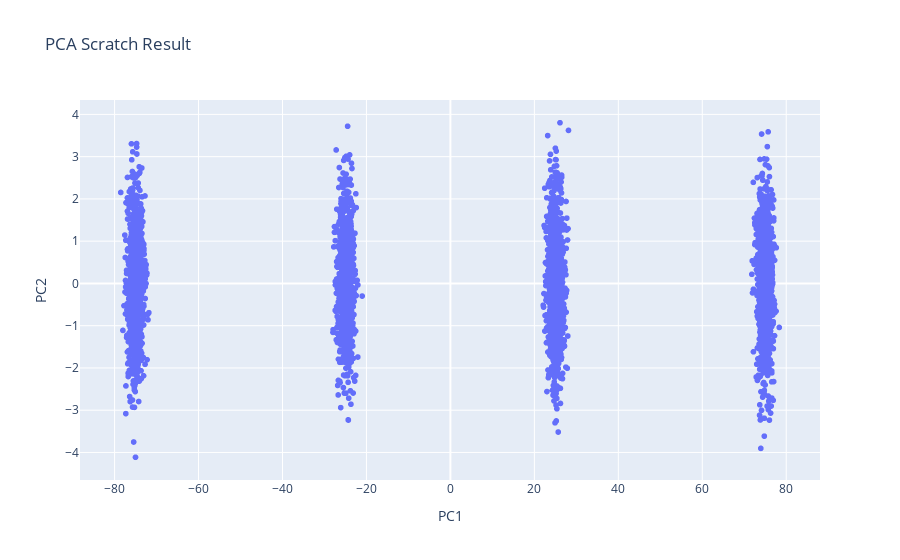
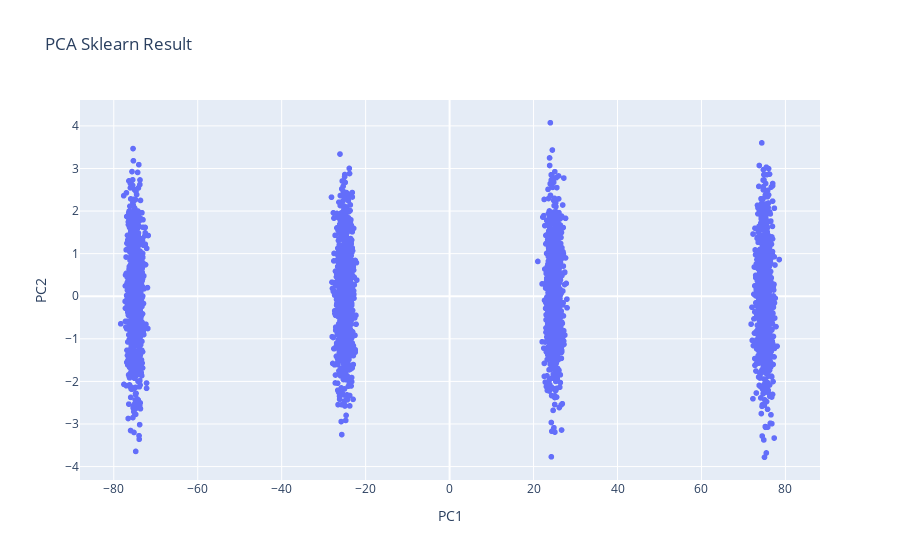

Notebook source saved alongside these figures, in order:
### Code cell
# test: 実装したPCA_Scratchクラスを使って　変換されたデータが一致するか
import plotly.express as px
pca_scratch = PCA_Scratch(n_components=2)
pca_result = pca_scratch.fit_transform(data_cluster)
print(pca_scratch.explained_variance_ratio_)

pca_sklearn = PCA(n_components=2)
pca_sklearn_result = pca_sklearn.fit_transform(data_cluster)
print(pca_sklearn.explained_variance_ratio_)

fig = px.scatter(
    x=pca_result[:, 0],
    y=pca_result[:, 1],
    title="PCA Scratch Result",
    labels={'x': 'PC1', 'y': 'PC2'}
)
fig.show()
fig = px.scatter(
    x=pca_sklearn_result[:, 0],
    y=pca_sklearn_result[:, 1],
    title="PCA Sklearn Result",
    labels={'x': 'PC1', 'y': 'PC2'}
)
fig.show()

### Figure 1 — Plotly figure (JSON) as saved in the notebook; plotly's stock layout.template omitted (floating-point values rounded to 4 significant figures; data arrays with more than 128 entries replaced by an {"elided": "..."} marker saying what was removed)
{"data": [{"hovertemplate": "PC1=%{x}<br>PC2=%{y}<extra></extra>", "legendgroup": "", "marker": {"color": "#636efa", "symbol": "circle"}, "mode": "markers", "name": "", "showlegend": false, "type": "scattergl", "x": {"elided": "4000 float values"}, "xaxis": "x", "y": {"elided": "4000 float values"}, "yaxis": "y"}], "layout": {"legend": {"tracegroupgap": 0}, "title": {"text": "PCA Scratch Result"}, "xaxis": {"anchor": "y", "domain": [0, 1], "title": {"text": "PC1"}}, "yaxis": {"anchor": "x", "domain": [0, 1], "title": {"text": "PC2"}}}}

### Figure 2 — Plotly figure (JSON) as saved in the notebook; plotly's stock layout.template omitted (floating-point values rounded to 4 significant figures; data arrays with more than 128 entries replaced by an {"elided": "..."} marker saying what was removed)
{"data": [{"hovertemplate": "PC1=%{x}<br>PC2=%{y}<extra></extra>", "legendgroup": "", "marker": {"color": "#636efa", "symbol": "circle"}, "mode": "markers", "name": "", "showlegend": false, "type": "scattergl", "x": {"elided": "4000 float values"}, "xaxis": "x", "y": {"elided": "4000 float values"}, "yaxis": "y"}], "layout": {"legend": {"tracegroupgap": 0}, "title": {"text": "PCA Sklearn Result"}, "xaxis": {"anchor": "y", "domain": [0, 1], "title": {"text": "PC1"}}, "yaxis": {"anchor": "x", "domain": [0, 1], "title": {"text": "PC2"}}}}
